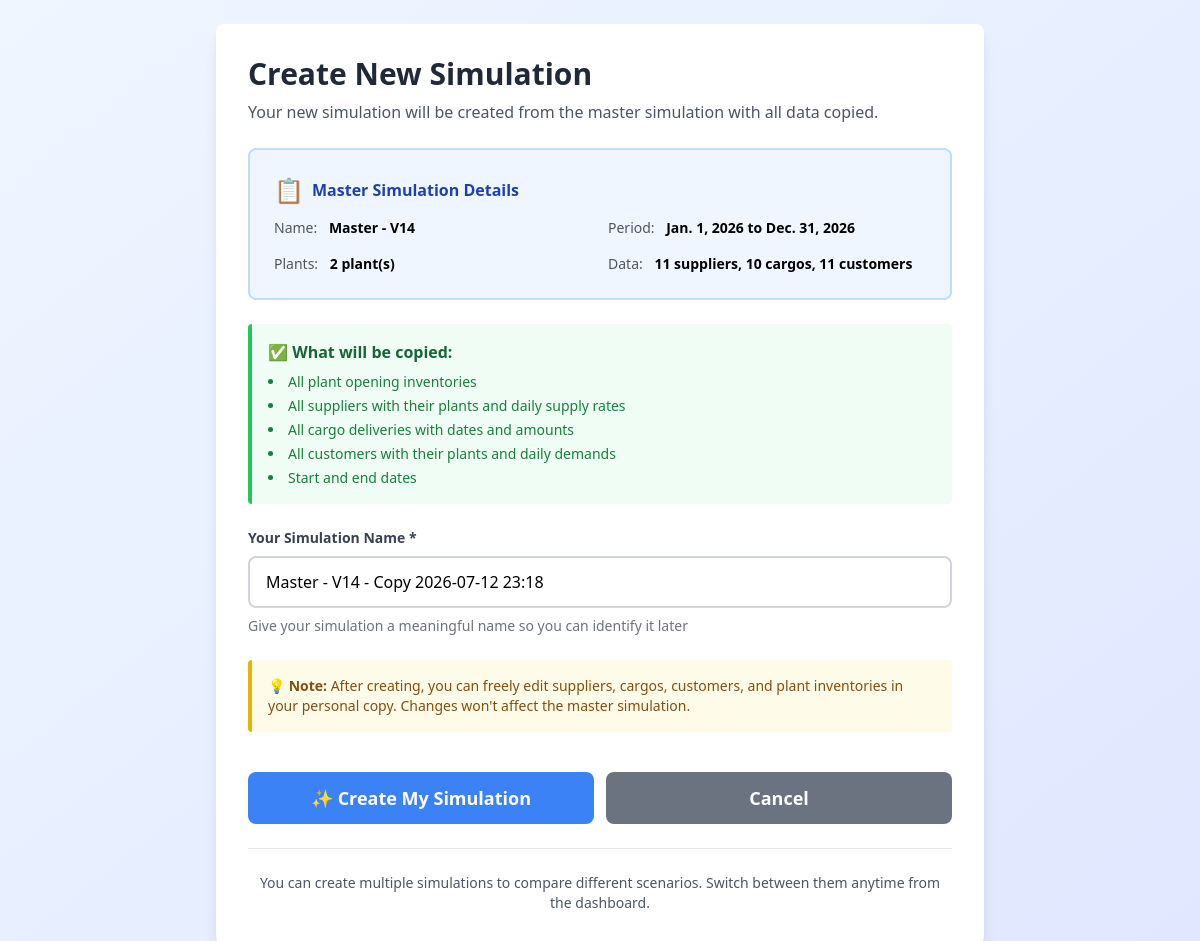
Screenshot of /simulation/copy-from-master/ (signed in) with the database file from the repository.
### lng_planner/models.py (models this page shows, shortened)
class Simulation(models.Model):
    user = models.ForeignKey(User, on_delete=models.CASCADE, related_name='simulations', null=True, blank=True)
    name = models.CharField(max_length=200, default='Untitled Simulation')
    start_date = models.DateField()
    end_date = models.DateField()
    created_at = models.DateTimeField(auto_now_add=True)
    updated_at = models.DateTimeField(auto_now=True)
    is_active = models.BooleanField(default=True)
    is_master = models.BooleanField(default=False, help_text="Master simulation loaded from SAP")
    sap_api_url = models.URLField(blank=True, help_text="SAP API URL for refreshing master data")
    last_sap_sync = models.DateTimeField(null=True, blank=True, help_text="Last time master data was synced from SAP")
    master_version = models.ForeignKey(
        MasterVersion,
        on_delete=models.SET_NULL,
        null=True,
        blank=True,
        related_name='simulations',
        help_text="Master version this simulation was created from"
    )
    class Meta:
        ordering = ['-updated_at']

### lng_planner/views.py (the view, shortened to what this page needs)
# urls.py: path('simulation/copy-from-master/', views.copy_from_master, name='copy_from_master'),
@login_required
def copy_from_master(request):
    print("\n" + "="*80)
    print("🚨🚨🚨 COPY_FROM_MASTER FUNCTION CALLED 🚨🚨🚨")
    print(f"  User: {request.user.username}")
    print(f"  Time: {datetime.now()}")
    print("="*80 + "\n")
    master = Simulation.objects.filter(is_master=True).first()
    if not master:
        messages.error(request, 'No master simulation found!')
        return redirect('lng_planner:dashboard')
    if request.method == 'GET':
        suggested_name = f"{master.name} - Copy {datetime.now().strftime('%Y-%m-%d %H:%M')}"
        context = {
            'master': master,
            'suggested_name': suggested_name,
        }
        return render(request, 'lng_planner/create_from_master.html', context)

### lng_planner/templates/lng_planner/create_from_master.html (shortened to what this page needs)
{% load static %}
<!DOCTYPE html>
<html lang="en">
<head>
    <script src="https://cdn.tailwindcss.com"></script>
</head>
<body class="bg-gradient-to-br from-blue-50 to-indigo-100 min-h-screen p-6">
    <div class="max-w-3xl mx-auto">
        <div class="bg-white rounded-lg shadow-lg p-8">
            <h2 class="text-3xl font-bold text-gray-800 mb-2">Create New Simulation</h2>
            <p class="text-gray-600 mb-6">
                Your new simulation will be created from the master simulation with all data copied.
            </p>
            <div class="bg-blue-50 border-2 border-blue-200 rounded-lg p-6 mb-6">
                <h3 class="font-bold text-blue-800 mb-3 flex items-center gap-2">
                    <span class="text-2xl">📋</span>
                    Master Simulation Details
                </h3>
                <div class="grid grid-cols-2 gap-4 text-sm">
                    <div>
                        <span class="text-gray-600">Name:</span>
                        <span class="font-semibold ml-2">{{ master.name }}</span>
                    </div>
                    <div>
                        <span class="text-gray-600">Period:</span>
                        <span class="font-semibold ml-2">{{ master.start_date }} to {{ master.end_date }}</span>
                    </div>
                    <div>
                        <span class="text-gray-600">Plants:</span>
                        <span class="font-semibold ml-2">{{ master.plant_inventories.count }} plant(s)</span>
                    </div>
                    <div>
                        <span class="text-gray-600">Data:</span>
                        <span class="font-semibold ml-2">
                            {{ master.suppliers.count }} suppliers,
                            {{ master.cargos.count }} cargos,
                            {{ master.customers.count }} customers
                        </span>
                    </div>
                </div>
            </div>
            <div class="bg-green-50 border-l-4 border-green-500 p-4 mb-6 rounded">
                <h3 class="font-bold text-green-800 mb-2">✅ What will be copied:</h3>
                <ul class="list-disc list-inside text-green-700 space-y-1 text-sm">
                    <li>All plant opening inventories</li>
                    <li>All suppliers with their plants and daily supply rates</li>
                    <li>All cargo deliveries with dates and amounts</li>
                    <li>All customers with their plants and daily demands</li>
                    <li>Start and end dates</li>
                </ul>
            </div>
            <form method="post" class="space-y-6">
                <div>
                    <label for="name" class="block text-sm font-semibold text-gray-700 mb-2">
                        Your Simulation Name *
                    </label>
                    <input
                        type="text"
                        name="name"
                        id="name"
                        value="{{ suggested_name }}"
                        required
                        class="w-full border-2 border-gray-300 rounded-lg px-4 py-3 focus:border-blue-500 focus:outline-none"
                        placeholder="e.g., Q1 2025 Scenario, Optimized Plan, etc."
                    >
                    <p class="text-gray-500 text-sm mt-2">
                        Give your simulation a meaningful name so you can identify it later
                    </p>
                </div>
                <div class="bg-yellow-50 border-l-4 border-yellow-500 p-4 rounded">
                    <p class="text-yellow-800 text-sm">
                        <strong>💡 Note:</strong> After creating, you can freely edit suppliers, cargos, customers,
                        and plant inventories in your personal copy. Changes won't affect the master simulation.
                    </p>
                </div>
                <div class="flex gap-3 pt-4">
                    <button type="submit" class="flex-1 bg-blue-500 text-white px-6 py-3 rounded-lg hover:bg-blue-600 transition font-semibold text-lg">
                        ✨ Create My Simulation
                    </button>
                    <a href="{% url 'lng_planner:dashboard' %}" class="flex-1 bg-gray-500 text-white px-6 py-3 rounded-lg hover:bg-gray-600 transition text-center font-semibold text-lg">
                        Cancel
                    </a>
                </div>
            </form>
            <div class="mt-6 pt-6 border-t text-center">
                <p class="text-gray-600 text-sm">
                    You can create multiple simulations to compare different scenarios.
                    Switch between them anytime from the dashboard.
                </p>
            </div>
        </div>
    </div>
</body>
</html>

### rows the page displays
Simulation: name "Master - V14", start_date "Jan. 1, 2026", end_date "Dec. 31, 2026", plant_inventories.count "2", suppliers.count "11", cargos.count "10", customers.count "11"
